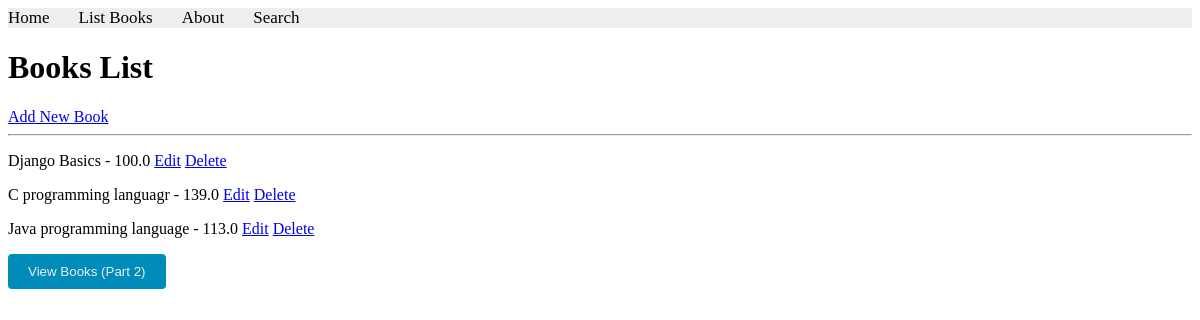
Screenshot of /books/lab9_part1/listbooks/ with the database file from the repository.
### apps/bookmodule/models.py (models this page shows)
class Book(models.Model):
    title = models.CharField(max_length=100)
    price = models.FloatField(default=0.0)
    quantity = models.IntegerField(default=1)
    pubdate = models.DateTimeField()
    rating = models.SmallIntegerField(default=1)
    publisher = models.ForeignKey(Publisher, null=True, on_delete=models.SET_NULL)
    authors = models.ManyToManyField(Author)

### apps/bookmodule/views.py (the view)
# urls.py: path('lab9_part1/listbooks/', views.list_books_lab9, name="books.lab9_part1.listbooks"),
def list_books_lab9(request):
    books = Book.objects.all()
    return render(request, 'bookmodule/lab9_part1/listbooks.html', {'books': books})

### apps/templates/bookmodule/lab9_part1/listbooks.html (shortened to what this page needs)
{% extends "layouts/base.html" %}
{% load static %}
{% block content %}
<h1>Books List</h1>
<a href="/books/lab9_part1/addbook/">Add New Book</a>
<hr>
{% for book in books %}
    <p>
        {{ book.title }} - {{ book.price }}
        <a href="/books/lab9_part1/editbook/{{ book.id }}">Edit</a>
        <a href="/books/lab9_part1/deletebook/{{ book.id }}">Delete</a>
    </p>
{% endfor %}
<button class="lab10-p2-btn">
    <a href="/books/lab9_part2/listbooks/">View Books (Part 2)</a>
</button>
{% endblock content %}

### apps/static/styles.css (style rules this page uses)
.lab10-p2-btn { background-color: #008CBA; color: #eeeeee; padding: 10px 20px; border: none; border-radius: 4px; cursor: pointer; }
.lab10-p2-btn a { text-decoration: none; color: #eeeeee; }

### rows the page displays
Book: title "Django Basics", price "100.0"
Book: title "C programming languagr", price "139.0"
Book: title "Java programming language", price "113.0"
